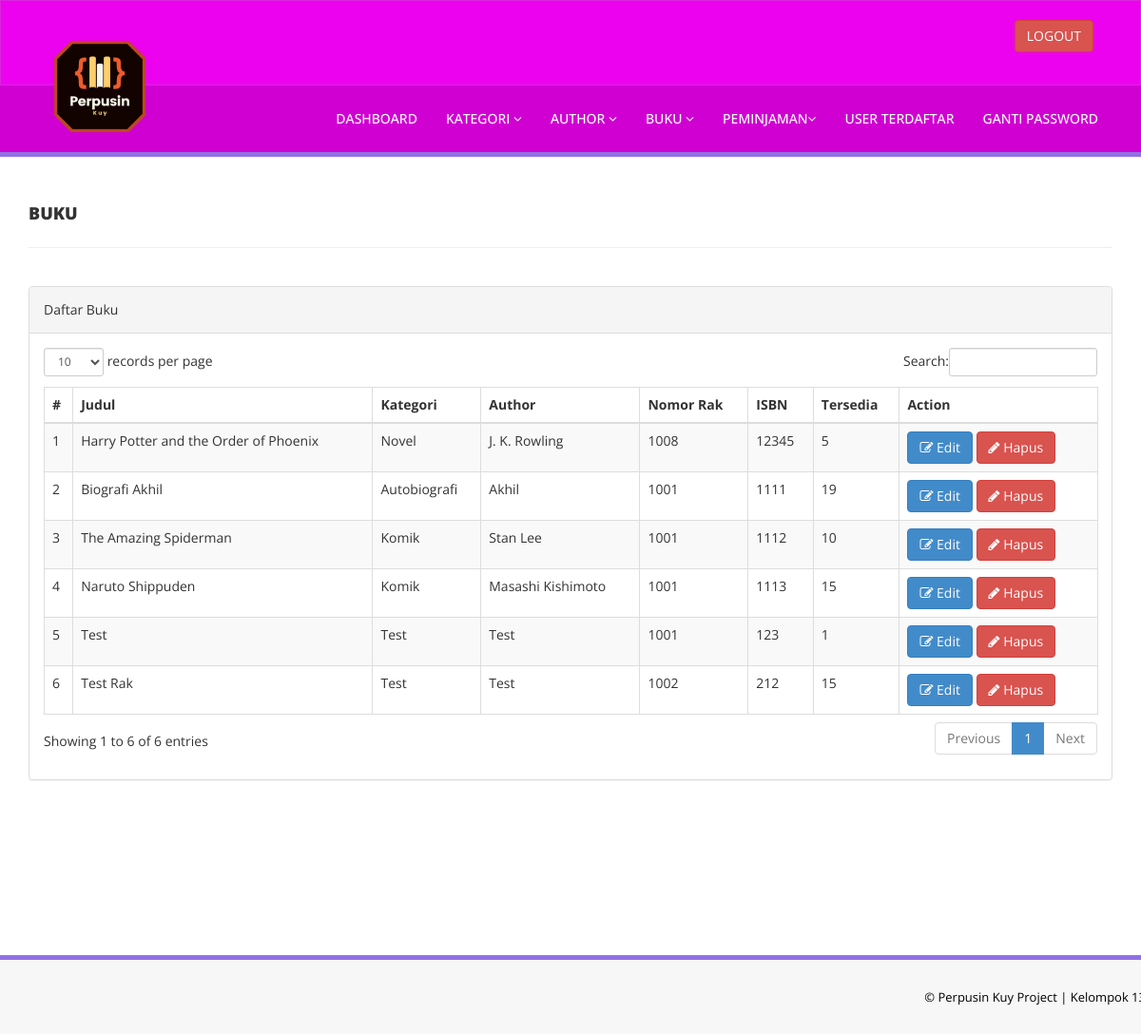
The page /Perpusin/admin/manage-books.php (signed in) on the database its author committed.
### tables this page shows
CREATE TABLE `tblbooks` (
  `id` int(11) NOT NULL,
  `BookName` varchar(255) DEFAULT NULL,
  `CatId` int(11) DEFAULT NULL,
  `AuthorId` int(11) DEFAULT NULL,
  `ISBNNumber` int(11) DEFAULT NULL,
  `RegDate` timestamp NULL DEFAULT current_timestamp(),
  `UpdationDate` timestamp NULL DEFAULT NULL ON UPDATE current_timestamp(),
  `numberCopy` int(11) NOT NULL,
  `rackId` int(11) DEFAULT NULL
);

CREATE TABLE `tblcategory` (
  `id` int(11) NOT NULL,
  `CategoryName` varchar(150) DEFAULT NULL,
  `Status` int(1) DEFAULT NULL,
  `CreationDate` timestamp NULL DEFAULT current_timestamp(),
  `UpdationDate` timestamp NULL DEFAULT '0000-00-00 00:00:00' ON UPDATE current_timestamp()
);

CREATE TABLE `tblauthors` (
  `id` int(11) NOT NULL,
  `AuthorName` varchar(159) DEFAULT NULL,
  `creationDate` timestamp NULL DEFAULT current_timestamp(),
  `UpdationDate` timestamp NULL DEFAULT NULL ON UPDATE current_timestamp()
);

CREATE TABLE `tblrack` (
  `rackId` int(11) NOT NULL,
  `rackNum` int(11) DEFAULT NULL
);

### Perpusin/admin/manage-books.php (the view, shortened to what this page needs)
<?php
include('includes/config.php');
if (strlen($_SESSION['alogin']) == 0) {
    header('location:index.php');
} else {
?>
<!DOCTYPE html>
<html xmlns="http://www.w3.org/1999/xhtml">
<head>
    <link href="assets/css/bootstrap.css" rel="stylesheet" />
    <link href="assets/css/font-awesome.css" rel="stylesheet" />
    <link href="assets/js/dataTables/dataTables.bootstrap.css" rel="stylesheet" />
    <link href="assets/css/style.css" rel="stylesheet" />
</head>
<body>
    <?php include('includes/header.php'); ?>
    <div class="content-wrapper">
        <div class="container">
            <div class="row pad-botm">
                <div class="col-md-12">
                    <h4 class="header-line">Buku</h4>
                </div>
                <div class="row">
                </div>
            </div>
            <div class="row">
                <div class="col-md-12">
                    <div class="panel panel-default">
                        <div class="panel-heading">
                            Daftar Buku
                        </div>
                        <div class="panel-body">
                            <div class="table-responsive">
                                <table class="table table-striped table-bordered table-hover" id="dataTables-example">
                                    <thead>
                                        <tr>
                                            <th>#</th>
                                            <th>Judul</th>
                                            <th>Kategori</th>
                                            <th>Author</th>
                                            <th>Nomor Rak</th>
                                            <th>ISBN</th>
                                            <th>Tersedia</th>
                                            <th>Action</th>
                                        </tr>
                                    </thead>
                                    <tbody>
                                        <?php $sql = "SELECT tblbooks.BookName,tblcategory.CategoryName,tblauthors.AuthorName, tblrack.rackNum,tblbooks.ISBNNumber, tblbooks.numberCopy,tblbooks.id as bookid from  tblbooks join tblcategory on tblcategory.id=tblbooks.CatId join tblauthors on tblauthors.id=tblbooks.AuthorId join tblrack on tblrack.rackId=tblbooks.rackId";
    $query = $dbh->prepare($sql);
    $query->execute();
    $results = $query->fetchAll(PDO::FETCH_OBJ);
    $cnt = 1;
    if ($query->rowCount() > 0) {
        foreach ($results as $result) { ?>
                                        <tr class="odd gradeX">
                                            <td class="center">
                                                <?php echo htmlentities($cnt); ?>
                                            </td>
                                            <td class="center">
                                                <?php echo htmlentities($result->BookName); ?>
                                            </td>
                                            <td class="center">
                                                <?php echo htmlentities($result->CategoryName); ?>
                                            </td>
                                            <td class="center">
                                                <?php echo htmlentities($result->AuthorName); ?>
                                            </td>
                                            <td class="center">
                                                <?php echo htmlentities($result->rackNum); ?>
                                            </td>
                                            <td class="center">
                                                <?php echo htmlentities($result->ISBNNumber); ?>
                                            </td>
                                            <td class="center">
                                                <?php echo htmlentities($result->numberCopy); ?>
                                            </td>
                                            <td class="center">
                                                <a
                                                    href="edit-book.php?bookid=<?php echo htmlentities($result->bookid); ?>"><button
                                                        class="btn btn-primary"><i class="fa fa-edit "></i>
                                                        Edit</button>
                                                    <a href="manage-books.php?del=<?php echo htmlentities($result->bookid); ?>"
                                                        onclick="return confirm('Are you sure you want to delete?');"" >  <button class="
                                                        btn btn-danger"><i class="fa fa-pencil"></i> Hapus</button>
                                            </td>
                                        </tr>
                                            <?php $cnt=$cnt+1;}} ?>
                                    </tbody>
                                </table>
                            </div>
                        </div>
                    </div>
                </div>
            </div>
        </div>
    </div>
    <?php include('includes/footer.php'); ?>
</body>
</html>
<?php } ?>

### Perpusin/admin/assets/css/style.css (style rules this page uses)
.content-wrapper { margin-top: 40px; min-height:800px; padding-bottom:90px; }
.header-line { font-weight:900; padding-bottom:25px; border-bottom:1px solid #eeeeee; text-transform:uppercase; }
.pad-botm { padding-bottom:30px; }

### rows shown on the page
tblbooks: BookName "Harry Potter and the Order of Phoenix", tblcategory.CategoryName "Novel", AuthorId.AuthorName "J. K. Rowling", rackId.rackNum "1008", ISBNNumber "12345", numberCopy "5"
tblbooks: BookName "Biografi Akhil", tblcategory.CategoryName "Autobiografi", AuthorId.AuthorName "Akhil", rackId.rackNum "1001", ISBNNumber "1111", numberCopy "19"
tblbooks: BookName "The Amazing Spiderman", tblcategory.CategoryName "Komik", AuthorId.AuthorName "Stan Lee", rackId.rackNum "1001", ISBNNumber "1112", numberCopy "10"
tblbooks: BookName "Naruto Shippuden", tblcategory.CategoryName "Komik", AuthorId.AuthorName "Masashi Kishimoto", rackId.rackNum "1001", ISBNNumber "1113", numberCopy "15"
tblbooks: BookName "Test", tblcategory.CategoryName "Test", AuthorId.AuthorName "Test", rackId.rackNum "1001", ISBNNumber "123", numberCopy "1"
tblbooks: BookName "Test Rak", tblcategory.CategoryName "Test", AuthorId.AuthorName "Test", rackId.rackNum "1002", ISBNNumber "212", numberCopy "15"
